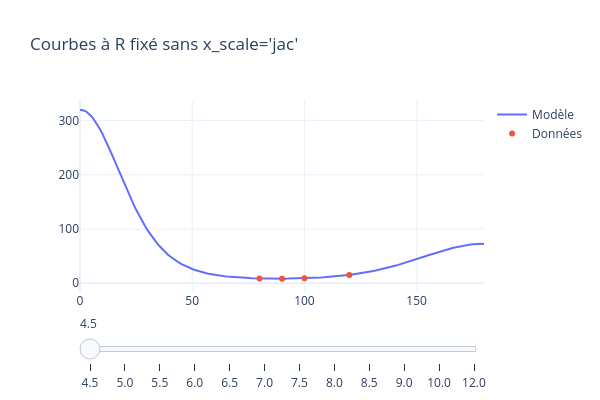
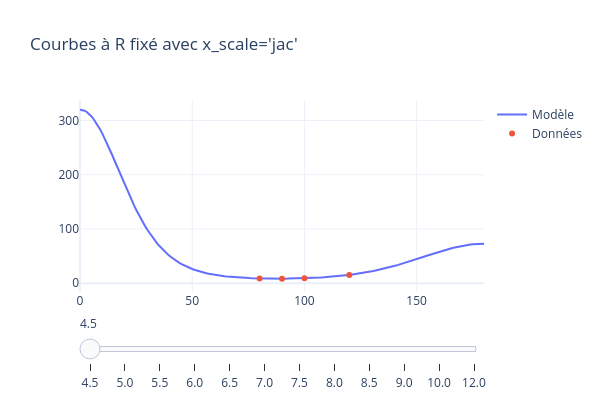

Notebook cell for these charts, in order:
### Code cell
R_vals = np.array([4.5,5.0,5.5,6.0,6.5,7.0,7.5,8.0,8.5,9.0,10.0,12.0])
x = np.linspace(0, 180, 180)
plot_interactif(V_opt, params_opt_ls, R_vals, x, Ne,
                fixed_col="R", x_col="Theta", y_col="Energy_mEh",
                title="Courbes à R fixé sans x_scale='jac'")
plot_interactif(V_opt, params_opt_ls_jac, R_vals, x, Ne,
                fixed_col="R", x_col="Theta", y_col="Energy_mEh",
                title="Courbes à R fixé avec x_scale='jac'")

### Figure 1 — Plotly figure (JSON) as saved in the notebook; plotly's stock layout.template omitted (floating-point values rounded to 4 significant figures; data arrays with more than 128 entries replaced by an {"elided": "..."} marker saying what was removed)
{"data": [{"mode": "lines", "name": "Modèle", "type": "scatter", "visible": true, "x": {"elided": "180 float values"}, "y": {"elided": "180 float values"}}, {"mode": "markers", "name": "Données", "type": "scatter", "visible": true, "x": [80.0, 90.0, 100.0, 120.0], "y": [8.979, 8.505, 9.19, 15.24]}, {"mode": "lines", "name": "Modèle", "type": "scatter", "visible": false, "x": {"elided": "180 float values"}, "y": {"elided": "180 float values"}}, {"mode": "markers", "name": "Données", "type": "scatter", "visible": false, "x": [60.0, 80.0, 90.0, 100.0, 120.0, 140.0], "y": [5.195, 2.728, 2.534, 2.751, 4.897, 10.91]}, {"mode": "lines", "name": "Modèle", "type": "scatter", "visible": false, "x": {"elided": "180 float values"}, "y": {"elided": "180 float values"}}, {"mode": "markers", "name": "Données", "type": "scatter", "visible": false, "x": [40.0, 60.0, 80.0, 90.0, 100.0, 120.0, 140.0, 160.0, 180.0], "y": [5.976, 1.388, 0.5627, 0.4952, 0.5571, 1.26, 3.332, 6.649, 8.511]}, {"mode": "lines", "name": "Modèle", "type": "scatter", "visible": false, "x": {"elided": "180 float values"}, "y": {"elided": "180 float values"}}, {"mode": "markers", "name": "Données", "type": "scatter", "visible": false, "x": [0.0, 20.0, 40.0, 60.0, 80.0, 90.0, 100.0, 120.0, 140.0, 160.0, 180.0], "y": [13.09, 7.297, 1.597, 0.1259, -0.0967, -0.1141, -0.1011, 0.0947, 0.7468, 1.836, 2.454]}, {"mode": "lines", "name": "Modèle", "type": "scatter", "visible": false, "x": {"elided": "180 float values"}, "y": {"elided": "180 float values"}}, {"mode": "markers", "name": "Données", "type": "scatter", "visible": false, "x": [0.0, 20.0, 40.0, 60.0, 80.0, 90.0, 100.0, 105.0, 110.0, 115.0, 120.0, 140.0, 160.0, 180.0], "y": [3.663, 1.887, 0.1661, -0.2124, -0.2376, -0.2384, -0.2392, -0.2377, -0.2333, -0.224, -0.2079, -0.0408, 0.2769, 0.4633]}, {"mode": "lines", "name": "Modèle", "type": "scatter", "visible": false, "x": {"elided": "180 float values"}, "y": {"elided": "180 float values"}}, {"mode": "markers", "name": "Données", "type": "scatter", "visible": false, "x": [0.0, 20.0, 40.0, 45.0, 50.0, 55.0, 60.0, 80.0, 90.0, 100.0, 120.0, 140.0, 160.0, 180.0], "y": [0.6842, 0.2086, -0.2096, -0.2393, -0.2513, -0.2522, -0.2473, -0.2214, -0.2184, -0.2224, -0.2362, -0.2194, -0.154, -0.1115]}, {"mode": "lines", "name": "Modèle", "type": "scatter", "visible": false, "x": {"elided": "180 float values"}, "y": {"elided": "180 float values"}}, {"mode": "markers", "name": "Données", "type": "scatter", "visible": false, "x": [0.0, 20.0, 40.0, 60.0, 80.0, 90.0, 100.0, 120.0, 140.0, 160.0, 180.0], "y": [-0.1216, -0.2099, -0.2476, -0.2015, -0.1704, -0.1675, -0.1713, -0.1933, -0.2155, -0.222, -0.2214]}, {"mode": "lines", "name": "Modèle", "type": "scatter", "visible": false, "x": {"elided": "180 float values"}, "y": {"elided": "180 float values"}}, {"mode": "markers", "name": "Données", "type": "scatter", "visible": false, "x": [0.0, 20.0, 40.0, 60.0, 80.0, 90.0, 100.0, 120.0, 140.0, 160.0, 180.0], "y": [-0.2593, -0.2484, -0.1995, -0.1471, -0.1239, -0.1215, -0.1246, -0.1424, -0.1701, -0.1909, -0.1989]}, {"mode": "lines", "name": "Modèle", "type": "scatter", "visible": false, "x": {"elided": "180 float values"}, "y": {"elided": "180 float values"}}, {"mode": "markers", "name": "Données", "type": "scatter", "visible": false, "x": [0.0, 20.0, 40.0, 60.0, 80.0, 90.0, 100.0, 120.0, 140.0, 160.0, 180.0], "y": [-0.2241, -0.1969, -0.1436, -0.1041, -0.0866, -0.0854, -0.088, -0.1025, -0.1237, -0.1436, -0.1515]}, {"mode": "lines", "name": "Modèle", "type": "scatter", "visible": false, "x": {"elided": "180 float values"}, "y": {"elided": "180 float values"}}, {"mode": "markers", "name": "Données", "type": "scatter", "visible": false, "x": [0.0, 20.0, 40.0, 60.0, 80.0, 90.0, 100.0, 120.0, 140.0, 160.0, 180.0], "y": [-0.1639, -0.1412, -0.1014, -0.0726, -0.0604, -0.0598, -0.062, -0.072, -0.0873, -0.1027, -0.1089]}, {"mode": "lines", "name": "Modèle", "type": "scatter", "visible": false, "x": {"elided": "180 float values"}, "y": {"elided": "180 float values"}}, {"mode": "markers", "name": "Données", "type": "scatter", "visible": false, "x": [0.0, 20.0, 40.0, 60.0, 80.0, 90.0, 100.0, 120.0, 140.0, 160.0, 180.0], "y": [-0.0812, -0.07, -0.051, -0.0376, -0.0318, -0.0313, -0.0322, -0.0355, -0.0436, -0.0506, -0.0536]}, {"mode": "lines", "name": "Modèle", "type": "scatter", "visible": false, "x": {"elided": "180 float values"}, "y": {"elided": "180 float values"}}, {"mode": "markers", "name": "Données", "type": "scatter", "visible": false, "x": [0.0, 20.0, 40.0, 60.0, 80.0, 90.0, 100.0, 120.0, 140.0, 160.0, 180.0], "y": [-0.0246, -0.022, -0.0168, -0.0124, -0.01, -0.0094, -0.0092, -0.0098, -0.0112, -0.0127, -0.0133]}], "layout": {"height": 400, "sliders": [{"steps": [{"args": [{"visible": [true, true, false, false, false, false, false, false, false, false, false, false, false, false, false, false, false, false, false, false, false, false, false, false]}, {"title": "R = 4.5"}], "label": "4.5", "method": "update"}, {"args": [{"visible": [false, false, true, true, false, false, false, false, false, false, false, false, false, false, false, false, false, false, false, false, false, false, false, false]}, {"title": "R = 5.0"}], "label": "5.0", "method": "update"}, {"args": [{"visible": [false, false, false, false, true, true, false, false, false, false, false, false, false, false, false, false, false, false, false, false, false, false, false, false]}, {"title": "R = 5.5"}], "label": "5.5", "method": "update"}, {"args": [{"visible": [false, false, false, false, false, false, true, true, false, false, false, false, false, false, false, false, false, false, false, false, false, false, false, false]}, {"title": "R = 6.0"}], "label": "6.0", "method": "update"}, {"args": [{"visible": [false, false, false, false, false, false, false, false, true, true, false, false, false, false, false, false, false, false, false, false, false, false, false, false]}, {"title": "R = 6.5"}], "label": "6.5", "method": "update"}, {"args": [{"visible": [false, false, false, false, false, false, false, false, false, false, true, true, false, false, false, false, false, false, false, false, false, false, false, false]}, {"title": "R = 7.0"}], "label": "7.0", "method": "update"}, {"args": [{"visible": [false, false, false, false, false, false, false, false, false, false, false, false, true, true, false, false, false, false, false, false, false, false, false, false]}, {"title": "R = 7.5"}], "label": "7.5", "method": "update"}, {"args": [{"visible": [false, false, false, false, false, false, false, false, false, false, false, false, false, false, true, true, false, false, false, false, false, false, false, false]}, {"title": "R = 8.0"}], "label": "8.0", "method": "update"}, {"args": [{"visible": [false, false, false, false, false, false, false, false, false, false, false, false, false, false, false, false, true, true, false, false, false, false, false, false]}, {"title": "R = 8.5"}], "label": "8.5", "method": "update"}, {"args": [{"visible": [false, false, false, false, false, false, false, false, false, false, false, false, false, false, false, false, false, false, true, true, false, false, false, false]}, {"title": "R = 9.0"}], "label": "9.0", "method": "update"}, {"args": [{"visible": [false, false, false, false, false, false, false, false, false, false, false, false, false, false, false, false, false, false, false, false, true, true, false, false]}, {"title": "R = 10.0"}], "label": "10.0", "method": "update"}, {"args": [{"visible": [false, false, false, false, false, false, false, false, false, false, false, false, false, false, false, false, false, false, false, false, false, false, true, true]}, {"title": "R = 12.0"}], "label": "12.0", "method": "update"}]}], "title": {"text": "Courbes à R fixé sans x_scale='jac'"}, "uirevision": true, "width": 600}}

### Figure 2 — Plotly figure (JSON) as saved in the notebook; plotly's stock layout.template omitted (floating-point values rounded to 4 significant figures; data arrays with more than 128 entries replaced by an {"elided": "..."} marker saying what was removed)
{"data": [{"mode": "lines", "name": "Modèle", "type": "scatter", "visible": true, "x": {"elided": "180 float values"}, "y": {"elided": "180 float values"}}, {"mode": "markers", "name": "Données", "type": "scatter", "visible": true, "x": [80.0, 90.0, 100.0, 120.0], "y": [8.979, 8.505, 9.19, 15.24]}, {"mode": "lines", "name": "Modèle", "type": "scatter", "visible": false, "x": {"elided": "180 float values"}, "y": {"elided": "180 float values"}}, {"mode": "markers", "name": "Données", "type": "scatter", "visible": false, "x": [60.0, 80.0, 90.0, 100.0, 120.0, 140.0], "y": [5.195, 2.728, 2.534, 2.751, 4.897, 10.91]}, {"mode": "lines", "name": "Modèle", "type": "scatter", "visible": false, "x": {"elided": "180 float values"}, "y": {"elided": "180 float values"}}, {"mode": "markers", "name": "Données", "type": "scatter", "visible": false, "x": [40.0, 60.0, 80.0, 90.0, 100.0, 120.0, 140.0, 160.0, 180.0], "y": [5.976, 1.388, 0.5627, 0.4952, 0.5571, 1.26, 3.332, 6.649, 8.511]}, {"mode": "lines", "name": "Modèle", "type": "scatter", "visible": false, "x": {"elided": "180 float values"}, "y": {"elided": "180 float values"}}, {"mode": "markers", "name": "Données", "type": "scatter", "visible": false, "x": [0.0, 20.0, 40.0, 60.0, 80.0, 90.0, 100.0, 120.0, 140.0, 160.0, 180.0], "y": [13.09, 7.297, 1.597, 0.1259, -0.0967, -0.1141, -0.1011, 0.0947, 0.7468, 1.836, 2.454]}, {"mode": "lines", "name": "Modèle", "type": "scatter", "visible": false, "x": {"elided": "180 float values"}, "y": {"elided": "180 float values"}}, {"mode": "markers", "name": "Données", "type": "scatter", "visible": false, "x": [0.0, 20.0, 40.0, 60.0, 80.0, 90.0, 100.0, 105.0, 110.0, 115.0, 120.0, 140.0, 160.0, 180.0], "y": [3.663, 1.887, 0.1661, -0.2124, -0.2376, -0.2384, -0.2392, -0.2377, -0.2333, -0.224, -0.2079, -0.0408, 0.2769, 0.4633]}, {"mode": "lines", "name": "Modèle", "type": "scatter", "visible": false, "x": {"elided": "180 float values"}, "y": {"elided": "180 float values"}}, {"mode": "markers", "name": "Données", "type": "scatter", "visible": false, "x": [0.0, 20.0, 40.0, 45.0, 50.0, 55.0, 60.0, 80.0, 90.0, 100.0, 120.0, 140.0, 160.0, 180.0], "y": [0.6842, 0.2086, -0.2096, -0.2393, -0.2513, -0.2522, -0.2473, -0.2214, -0.2184, -0.2224, -0.2362, -0.2194, -0.154, -0.1115]}, {"mode": "lines", "name": "Modèle", "type": "scatter", "visible": false, "x": {"elided": "180 float values"}, "y": {"elided": "180 float values"}}, {"mode": "markers", "name": "Données", "type": "scatter", "visible": false, "x": [0.0, 20.0, 40.0, 60.0, 80.0, 90.0, 100.0, 120.0, 140.0, 160.0, 180.0], "y": [-0.1216, -0.2099, -0.2476, -0.2015, -0.1704, -0.1675, -0.1713, -0.1933, -0.2155, -0.222, -0.2214]}, {"mode": "lines", "name": "Modèle", "type": "scatter", "visible": false, "x": {"elided": "180 float values"}, "y": {"elided": "180 float values"}}, {"mode": "markers", "name": "Données", "type": "scatter", "visible": false, "x": [0.0, 20.0, 40.0, 60.0, 80.0, 90.0, 100.0, 120.0, 140.0, 160.0, 180.0], "y": [-0.2593, -0.2484, -0.1995, -0.1471, -0.1239, -0.1215, -0.1246, -0.1424, -0.1701, -0.1909, -0.1989]}, {"mode": "lines", "name": "Modèle", "type": "scatter", "visible": false, "x": {"elided": "180 float values"}, "y": {"elided": "180 float values"}}, {"mode": "markers", "name": "Données", "type": "scatter", "visible": false, "x": [0.0, 20.0, 40.0, 60.0, 80.0, 90.0, 100.0, 120.0, 140.0, 160.0, 180.0], "y": [-0.2241, -0.1969, -0.1436, -0.1041, -0.0866, -0.0854, -0.088, -0.1025, -0.1237, -0.1436, -0.1515]}, {"mode": "lines", "name": "Modèle", "type": "scatter", "visible": false, "x": {"elided": "180 float values"}, "y": {"elided": "180 float values"}}, {"mode": "markers", "name": "Données", "type": "scatter", "visible": false, "x": [0.0, 20.0, 40.0, 60.0, 80.0, 90.0, 100.0, 120.0, 140.0, 160.0, 180.0], "y": [-0.1639, -0.1412, -0.1014, -0.0726, -0.0604, -0.0598, -0.062, -0.072, -0.0873, -0.1027, -0.1089]}, {"mode": "lines", "name": "Modèle", "type": "scatter", "visible": false, "x": {"elided": "180 float values"}, "y": {"elided": "180 float values"}}, {"mode": "markers", "name": "Données", "type": "scatter", "visible": false, "x": [0.0, 20.0, 40.0, 60.0, 80.0, 90.0, 100.0, 120.0, 140.0, 160.0, 180.0], "y": [-0.0812, -0.07, -0.051, -0.0376, -0.0318, -0.0313, -0.0322, -0.0355, -0.0436, -0.0506, -0.0536]}, {"mode": "lines", "name": "Modèle", "type": "scatter", "visible": false, "x": {"elided": "180 float values"}, "y": {"elided": "180 float values"}}, {"mode": "markers", "name": "Données", "type": "scatter", "visible": false, "x": [0.0, 20.0, 40.0, 60.0, 80.0, 90.0, 100.0, 120.0, 140.0, 160.0, 180.0], "y": [-0.0246, -0.022, -0.0168, -0.0124, -0.01, -0.0094, -0.0092, -0.0098, -0.0112, -0.0127, -0.0133]}], "layout": {"height": 400, "sliders": [{"steps": [{"args": [{"visible": [true, true, false, false, false, false, false, false, false, false, false, false, false, false, false, false, false, false, false, false, false, false, false, false]}, {"title": "R = 4.5"}], "label": "4.5", "method": "update"}, {"args": [{"visible": [false, false, true, true, false, false, false, false, false, false, false, false, false, false, false, false, false, false, false, false, false, false, false, false]}, {"title": "R = 5.0"}], "label": "5.0", "method": "update"}, {"args": [{"visible": [false, false, false, false, true, true, false, false, false, false, false, false, false, false, false, false, false, false, false, false, false, false, false, false]}, {"title": "R = 5.5"}], "label": "5.5", "method": "update"}, {"args": [{"visible": [false, false, false, false, false, false, true, true, false, false, false, false, false, false, false, false, false, false, false, false, false, false, false, false]}, {"title": "R = 6.0"}], "label": "6.0", "method": "update"}, {"args": [{"visible": [false, false, false, false, false, false, false, false, true, true, false, false, false, false, false, false, false, false, false, false, false, false, false, false]}, {"title": "R = 6.5"}], "label": "6.5", "method": "update"}, {"args": [{"visible": [false, false, false, false, false, false, false, false, false, false, true, true, false, false, false, false, false, false, false, false, false, false, false, false]}, {"title": "R = 7.0"}], "label": "7.0", "method": "update"}, {"args": [{"visible": [false, false, false, false, false, false, false, false, false, false, false, false, true, true, false, false, false, false, false, false, false, false, false, false]}, {"title": "R = 7.5"}], "label": "7.5", "method": "update"}, {"args": [{"visible": [false, false, false, false, false, false, false, false, false, false, false, false, false, false, true, true, false, false, false, false, false, false, false, false]}, {"title": "R = 8.0"}], "label": "8.0", "method": "update"}, {"args": [{"visible": [false, false, false, false, false, false, false, false, false, false, false, false, false, false, false, false, true, true, false, false, false, false, false, false]}, {"title": "R = 8.5"}], "label": "8.5", "method": "update"}, {"args": [{"visible": [false, false, false, false, false, false, false, false, false, false, false, false, false, false, false, false, false, false, true, true, false, false, false, false]}, {"title": "R = 9.0"}], "label": "9.0", "method": "update"}, {"args": [{"visible": [false, false, false, false, false, false, false, false, false, false, false, false, false, false, false, false, false, false, false, false, true, true, false, false]}, {"title": "R = 10.0"}], "label": "10.0", "method": "update"}, {"args": [{"visible": [false, false, false, false, false, false, false, false, false, false, false, false, false, false, false, false, false, false, false, false, false, false, true, true]}, {"title": "R = 12.0"}], "label": "12.0", "method": "update"}]}], "title": {"text": "Courbes à R fixé avec x_scale='jac'"}, "uirevision": true, "width": 600}}
